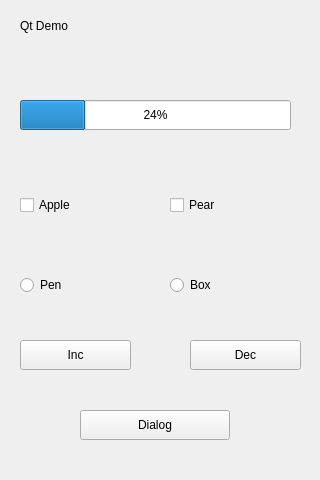
<?xml version="1.0" encoding="UTF-8"?>
<ui version="4.0">
 <class>MainWindow</class>
 <widget class="QMainWindow" name="MainWindow">
  <property name="geometry">
   <rect>
    <x>0</x>
    <y>0</y>
    <width>320</width>
    <height>480</height>
   </rect>
  </property>
  <property name="windowTitle">
   <string>MainWindow</string>
  </property>
  <widget class="QWidget" name="centralwidget">
   <widget class="QPushButton" name="pushButton">
    <property name="geometry">
     <rect>
      <x>80</x>
      <y>410</y>
      <width>150</width>
      <height>30</height>
     </rect>
    </property>
    <property name="text">
     <string>Dialog</string>
    </property>
   </widget>
   <widget class="QPushButton" name="pushButton_2">
    <property name="geometry">
     <rect>
      <x>20</x>
      <y>340</y>
      <width>111</width>
      <height>30</height>
     </rect>
    </property>
    <property name="text">
     <string>Inc</string>
    </property>
   </widget>
   <widget class="QPushButton" name="pushButton_3">
    <property name="geometry">
     <rect>
      <x>190</x>
      <y>340</y>
      <width>111</width>
      <height>30</height>
     </rect>
    </property>
    <property name="text">
     <string>Dec</string>
    </property>
   </widget>
   <widget class="QRadioButton" name="radioButton">
    <property name="geometry">
     <rect>
      <x>20</x>
      <y>270</y>
      <width>121</width>
      <height>30</height>
     </rect>
    </property>
    <property name="text">
     <string>Pen</string>
    </property>
   </widget>
   <widget class="QRadioButton" name="radioButton_2">
    <property name="geometry">
     <rect>
      <x>170</x>
      <y>270</y>
      <width>121</width>
      <height>30</height>
     </rect>
    </property>
    <property name="text">
     <string>Box</string>
    </property>
   </widget>
   <widget class="QCheckBox" name="checkBox">
    <property name="geometry">
     <rect>
      <x>20</x>
      <y>190</y>
      <width>111</width>
      <height>30</height>
     </rect>
    </property>
    <property name="text">
     <string>Apple</string>
    </property>
   </widget>
   <widget class="QCheckBox" name="checkBox_2">
    <property name="geometry">
     <rect>
      <x>170</x>
      <y>190</y>
      <width>111</width>
      <height>30</height>
     </rect>
    </property>
    <property name="text">
     <string>Pear</string>
    </property>
   </widget>
   <widget class="QLabel" name="label">
    <property name="geometry">
     <rect>
      <x>20</x>
      <y>10</y>
      <width>291</width>
      <height>31</height>
     </rect>
    </property>
    <property name="text">
     <string>Qt Demo</string>
    </property>
   </widget>
   <widget class="QProgressBar" name="progressBar">
    <property name="geometry">
     <rect>
      <x>20</x>
      <y>100</y>
      <width>271</width>
      <height>30</height>
     </rect>
    </property>
    <property name="value">
     <number>24</number>
    </property>
   </widget>
  </widget>
 </widget>
 <resources/>
 <connections/>
</ui>
